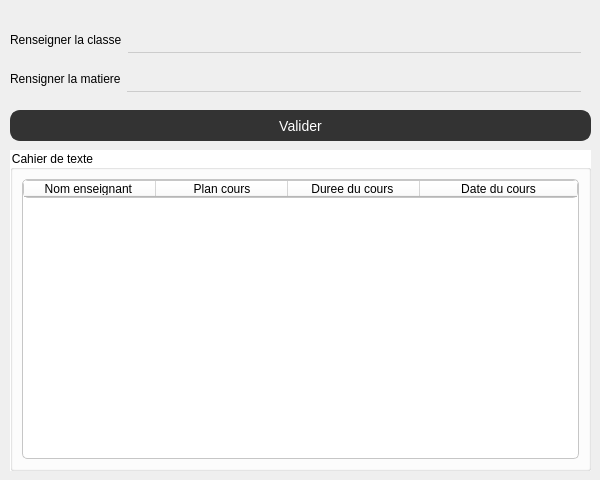
      <widget class="QWidget" name="Cahierdetexte">
       <widget class="QGroupBox" name="groupBox_2">
        <property name="geometry">
         <rect>
          <x>10</x>
          <y>150</y>
          <width>581</width>
          <height>321</height>
         </rect>
        </property>
        <property name="styleSheet">
         <string notr="true">background-color: rgb(255, 255, 255);</string>
        </property>
        <property name="title">
         <string>Cahier de texte</string>
        </property>
        <layout class="QGridLayout" name="gridLayout">
         <item row="0" column="0">
          <widget class="QTableWidget" name="tableWidget">
           <property name="styleSheet">
            <string notr="true">border: 1px solid #c6c6c6;
border-radius: 5px;</string>
           </property>
           <attribute name="horizontalHeaderCascadingSectionResizes">
            <bool>false</bool>
           </attribute>
           <attribute name="horizontalHeaderDefaultSectionSize">
            <number>132</number>
           </attribute>
           <attribute name="horizontalHeaderStretchLastSection">
            <bool>true</bool>
           </attribute>
           <column>
            <property name="text">
             <string>Nom enseignant </string>
            </property>
           </column>
           <column>
            <property name="text">
             <string>Plan cours</string>
            </property>
           </column>
           <column>
            <property name="text">
             <string>Duree du cours </string>
            </property>
           </column>
           <column>
            <property name="text">
             <string>Date du cours</string>
            </property>
           </column>
          </widget>
         </item>
        </layout>
       </widget>
       <widget class="QWidget" name="widget" native="true">
        <property name="geometry">
         <rect>
          <x>10</x>
          <y>10</y>
          <width>581</width>
          <height>131</height>
         </rect>
        </property>
        <widget class="QPushButton" name="btn_cahier">
         <property name="geometry">
          <rect>
           <x>0</x>
           <y>100</y>
           <width>581</width>
           <height>31</height>
          </rect>
         </property>
         <property name="styleSheet">
          <string notr="true">QPushButton {
    background-color: #333333; 
    color: #FFFFFF; 
    border: 2px solid #333333; /* Bordure */
    border-radius: 10px; 
    padding: 8px 16px;
    font-size: 14px; 
}

/* Changement de style au survol */
QPushButton:hover {
    background-color: #555555;
    border-color: #555555; 
}

/* Changement de style lorsqu'on clique */
QPushButton:pressed {
    background-color: #222222; /* Couleur de fond lors du clic */
    border-color: #222222; /* Bordure lors du clic */
    color: #CCCCCC; /* Couleur du texte lors du clic */
}
</string>
         </property>
         <property name="text">
          <string>Valider</string>
         </property>
        </widget>
        <widget class="QWidget" name="">
         <property name="geometry">
          <rect>
           <x>0</x>
           <y>10</y>
           <width>571</width>
           <height>81</height>
          </rect>
         </property>
         <layout class="QVBoxLayout" name="verticalLayout_9">
          <item>
           <layout class="QHBoxLayout" name="horizontalLayout_7">
            <item>
             <widget class="QLabel" name="label_13">
              <property name="text">
               <string>Renseigner la classe</string>
              </property>
             </widget>
            </item>
            <item>
             <widget class="QLineEdit" name="lineEdit_3">
              <property name="styleSheet">
               <string notr="true">/* Style de base pour le QLineEdit */
QLineEdit {
    background-color: transparent; /* Fond transparent */
    border: none; /* Pas de bordure par défaut */
    border-bottom: 1px solid #CCCCCC; /* Bordure en bas seulement */
    padding: 2px; /* Espacement du texte à l'intérieur */
    font-size: 16px; /* Taille de la police */
    color: #333333; /* Couleur du texte */
}

/* Changement de style au survol */
QLineEdit:hover {
    border-bottom-color: #AAAAAA; /* Couleur de la bordure en bas au survol */
}

/* Changement de style lorsqu'il est actif/focus */
QLineEdit:focus {
    border-bottom-color: #007ACC; /* Couleur de la bordure en bas lorsqu'il est actif */
}
</string>
              </property>
             </widget>
            </item>
           </layout>
          </item>
          <item>
           <layout class="QHBoxLayout" name="horizontalLayout_6">
            <item>
             <widget class="QLabel" name="label_6">
              <property name="text">
               <string>Rensigner la matiere</string>
              </property>
             </widget>
            </item>
            <item>
             <widget class="QLineEdit" name="lineEdit_2">
              <property name="maximumSize">
               <size>
                <width>16777215</width>
                <height>16777215</height>
               </size>
              </property>
              <property name="baseSize">
               <size>
                <width>0</width>
                <height>0</height>
               </size>
              </property>
              <property name="styleSheet">
               <string notr="true">/* Style de base pour le QLineEdit */
QLineEdit {
    background-color: transparent; /* Fond transparent */
    border: none; /* Pas de bordure par défaut */
    border-bottom: 1px solid #CCCCCC; /* Bordure en bas seulement */
    padding: 2px; /* Espacement du texte à l'intérieur */
    font-size: 16px; /* Taille de la police */
    color: #333333; /* Couleur du texte */
}

/* Changement de style au survol */
QLineEdit:hover {
    border-bottom-color: #AAAAAA; /* Couleur de la bordure en bas au survol */
}

/* Changement de style lorsqu'il est actif/focus */
QLineEdit:focus {
    border-bottom-color: #007ACC; /* Couleur de la bordure en bas lorsqu'il est actif */
}
</string>
              </property>
              <property name="readOnly">
               <bool>false</bool>
              </property>
             </widget>
            </item>
           </layout>
          </item>
         </layout>
        </widget>
       </widget>
      </widget>
